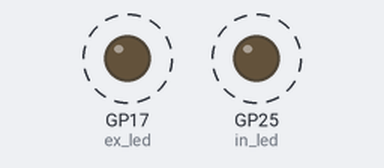
A program run on a simulated Raspberry Pi Pico running MicroPython. On the bench: output pins drawn as LEDs (lit = HIGH). Dashed ring = blinking. What the program prints to the serial console is not drawn.

Above: at 0.2 s.
Timing chart, 0 to 4.6 s (numbered marks = the images above):
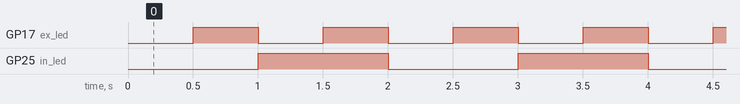

The program:

main_1.py
```python
import machine
import utime

print("Welcome to toggle external LED program v.0.01 (20231217)")
ex_led = machine.Pin(17, machine.Pin.OUT)
in_led = machine.Pin(25, machine.Pin.OUT)
while True:
    for i in range(4):
        ex_led_value = i & 0x01
        in_led_value = i & 0x02
        ex_led.value(ex_led_value)
        in_led.value(in_led_value)
        utime.sleep(0.5)
#    print("GP17 ON")
#    ex_led.value(1)
#    utime.sleep(1)
#    print("GP17 OFF")
#    ex_led.value(0)
#    utime.sleep(1)
    
```

Measured:
- by itself, GP17 (ex_led): alternates HIGH for 0.50 s and LOW for 0.50 s
- by itself, GP25 (in_led): alternates HIGH for 1.0 s and LOW for 1.0 s
- by itself, everything shown: repeats every 2.0 s, in 4 steps
